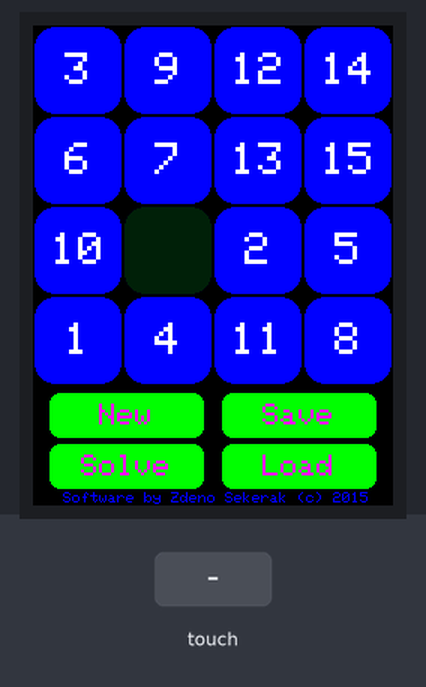
Bench run of a sketch on a simulated Arduino Uno, built with avr-gcc and run on an emulated ATmega328P. Parts: 240×320 colour display. Inputs (shaded band) come from the test bench. Random numbers use the default seed unless the sketch sets one; what the sketch prints to the serial monitor is not drawn.

Above: at 1.6 s.
1.7 s: touch panel pressed at 62 % / 10 % of its raw x / y range
At 1.76 s:
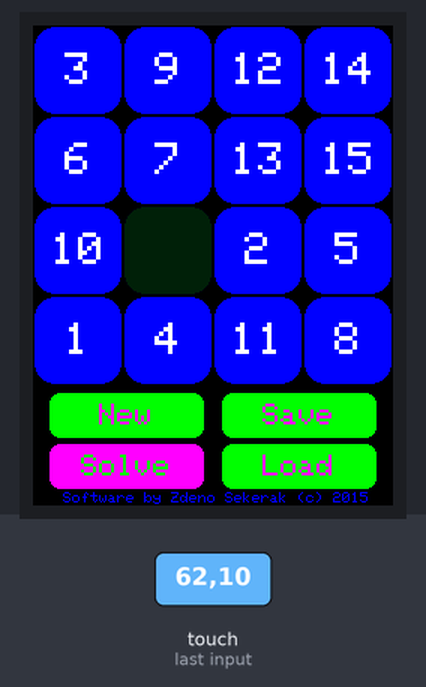
At 8.6 s:
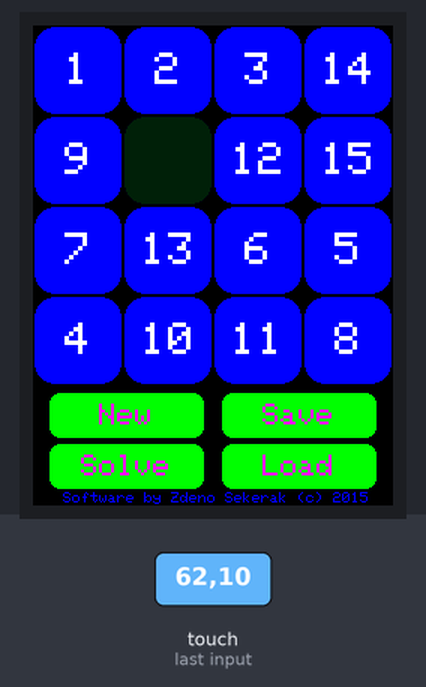

The sketch:

loyd15.ino
```cpp
// (licence header left out)
#include <stdint.h>
#include <EEPROM.h>
#include "TouchScreen.h"
#include <Adafruit_GFX.h>    // Core graphics library
#include <Adafruit_TFTLCD.h> // Hardware-specific library

#define LCD_CS A3 // Chip Select goes to Analog 3
#define LCD_CD A2 // Command/Data goes to Analog 2
#define LCD_WR A1 // LCD Write goes to Analog 1
#define LCD_RD A0 // LCD Read goes to Analog 0
#define LCD_RESET A4 // Can alternately just connect to Arduino's reset pin

#define YP A1  // must be an analog pin, use "An" notation!
#define XM A2  // must be an analog pin, use "An" notation!
#define YM 7   // can be a digital pin
#define XP 6   // can be a digital pin

#define TS_MINX    160
#define TS_MINY    140
#define TS_MAXX    880
#define TS_MAXY    940

// Assign human-readable names to some common 16-bit color values:
#define BLACK   0x0000
#define	GRAY    0x0101
#define	BLUE    0x001F
#define	RED     0xF800
#define	GREEN   0x07E0
#define CYAN    0x07FF
#define MAGENTA 0xF81F
#define YELLOW  0xFFE0
#define WHITE   0xFFFF

#define MIN_TOUCH       10
#define WIDTH           60    // width of button -> min( tft.width()/4, tft.height()/4)
#define HEIGHT          60    // height of button
#define _EEPROM_READ     0
#define _EEPROM_WRITE    1

#define MAX_MOVES       21    // for recursion (max=31), but 22 enought for all type
#define BLINK_TIME    1500    // blink solve button when solution takes a long time
#define SOLVE_DELAY    200    // time how long show press button in automatic
#define SOLVE_MAX_TIME  13    // time = SOLVE_MAX_TIME * BLINK_TIME
#define BUTTON_DELAY   300    // time how long show press button
#define SOLVE_APPROX    20    // number must be more like 16 and mean special moves
//#define DEBUG               // when you want see debug info in serial monitor

typedef enum T_enum_move {
  e_move_start,
  e_move_left,
  e_move_right,
  e_move_up,
  e_move_down,
};

typedef struct T_find_button {
  Adafruit_GFX_Button *button;
  unsigned long time;
  byte count;
};

typedef struct T_moves {
  byte count;
  byte solve;
  byte moves[MAX_MOVES];
};

// structure solve - strong packet because it use in recursion
typedef struct T_loyd {
  byte square[2][4];
  byte hole_x:4,
       hole_y:4;
  byte last_move:3,
       count: 5;
};

Adafruit_TFTLCD tft(LCD_CS, LCD_CD, LCD_WR, LCD_RD, LCD_RESET);
TouchScreen ts = TouchScreen(XP, YP, XM, YM, 300);

Adafruit_GFX_Button button[4][4];
Adafruit_GFX_Button button_new;
Adafruit_GFX_Button button_solve;
Adafruit_GFX_Button button_save;
Adafruit_GFX_Button button_load;

byte loyd[4][4];
byte moves;
char text[3];

// -----------------------------------------------------------------------------
// global variables for solve
T_moves win_moves;
T_moves akt_moves;
byte level;
byte solve_number;
byte border_y, border_x;
T_find_button fbutton;
byte solve_process[] = {SOLVE_APPROX + 1, 1, SOLVE_APPROX + 2, 2, SOLVE_APPROX + 3, 3, SOLVE_APPROX + 4, 4, 5, 6, 7, 8, 9, 13, 10, 11, 12, 14, 15 };
// -----------------------------------------------------------------------------

void solveRecursion(T_loyd loyd_solve, T_enum_move act_move);
T_enum_move oppositeMove(T_enum_move act_move);
// -----------------------------------------------------------------------------

#define GET_SOLVE(x,y)     ((loyd_solve.square[(x)/2][(y)] >> (((x)%2)? 0:4)) & 0x0F)
#define GETP_SOLVE(x,y)    ((loyd_solve->square[(x)/2][(y)] >> (((x)%2)? 0:4)) & 0x0F)
#define PUT_SOLVE(x,y,c)   (loyd_solve.square[(x)/2][(y)] = ((x)%2)? ((loyd_solve.square[(x)/2][(y)] & 0xF0) + (c)) : ((loyd_solve.square[(x)/(2)][(y)] & 0x0F) + ((c) << 4)) )


T_enum_move oppositeMove(T_enum_move act_move)
{
  switch( act_move )
  {
   case e_move_left  :  return e_move_right;
   case e_move_right :  return e_move_left;
   case e_move_up    :  return e_move_down;
   case e_move_down  :  return e_move_up;
   case e_move_start :
   default:             return e_move_up;
  }
}
// -----------------------------------------------------------------------------

bool isSolve(struct T_loyd *loyd_solve)
{
  byte number, y;

  // special for 1-4
  if( solve_number >= SOLVE_APPROX )
  {
    number = solve_number - SOLVE_APPROX;
    y = (number-1) /4;

    for(byte i=0; i<(number-1); i++)
    {
      if( GETP_SOLVE(i%4, i/4) != (i+1))
        return false;
    }
    for(byte i=0; i<4; i++)
    {
      if(( GETP_SOLVE(i, y) == number)
      || ( GETP_SOLVE(i, y+1) == number))
        return true;
    }
    return false;
  }

	// special for 13
  if( solve_number == 13 )
  {
     for(byte i=0; i<9; i++)
     {
       if( GETP_SOLVE(i%4, i/4) != (i+1))
          return false;
     }
     return (GETP_SOLVE(0,3) == 13);
  }

  for(byte i=0; i<solve_number; i++)
  {
    if( GETP_SOLVE(i%4, i/4) != (i+1))
      return false;
  }
  return true;
}
// -----------------------------------------------------------------------------

// most important function - do not touch if you don't know
void solveRecursion(T_loyd loyd_solve, T_enum_move act_move)
{
   // something already has and a long would it take, I resigned for ideal solution
   if(( win_moves.solve )
   && ( fbutton.count > SOLVE_MAX_TIME ))
   {
      return;
   }

   // add this move
   switch ( act_move )
   {
   case e_move_left  :
         PUT_SOLVE(loyd_solve.hole_x, loyd_solve.hole_y, GET_SOLVE(loyd_solve.hole_x-1, loyd_solve.hole_y));
         loyd_solve.hole_x--;
         break;
   case e_move_right :
         PUT_SOLVE(loyd_solve.hole_x, loyd_solve.hole_y, GET_SOLVE(loyd_solve.hole_x+1, loyd_solve.hole_y));
         loyd_solve.hole_x++;
         break;
   case e_move_up    :
         PUT_SOLVE(loyd_solve.hole_x, loyd_solve.hole_y, GET_SOLVE(loyd_solve.hole_x, loyd_solve.hole_y-1));
         loyd_solve.hole_y--;
         break;
   case e_move_down  :
         PUT_SOLVE(loyd_solve.hole_x, loyd_solve.hole_y, GET_SOLVE(loyd_solve.hole_x, loyd_solve.hole_y+1));
         loyd_solve.hole_y++;
         break;
   }

   PUT_SOLVE(loyd_solve.hole_x, loyd_solve.hole_y, 0);
   loyd_solve.last_move = act_move;
   akt_moves.moves[ loyd_solve.count++ ] = loyd_solve.hole_y*4 + loyd_solve.hole_x;

   // great - it is solve (one of the many)
   if( isSolve(&loyd_solve))
   {
      akt_moves.count = loyd_solve.count;
      win_moves = akt_moves;
#ifdef DEBUG
      Serial.print("  moves = ");
      Serial.println(win_moves.count);
#endif
      return;
   }

   // actually I have a shorter solutions, don't continue
   if(( loyd_solve.count + 1 ) >= win_moves.count )
   {
      return;
   }

   // button blink
   if(( fbutton.time + BLINK_TIME ) <= millis())
   {
      fbutton.time = millis();
      fbutton.count++;
      fbutton.button->press( !fbutton.button->isPressed());
      fbutton.button->drawButton( fbutton.button->isPressed());
   }

   // try all direction's
   if((oppositeMove( act_move ) != e_move_left )  && ( loyd_solve.hole_x != border_x )) solveRecursion(loyd_solve, e_move_left);
   if((oppositeMove( act_move ) != e_move_right ) && ( loyd_solve.hole_x != 3 ))        solveRecursion(loyd_solve, e_move_right);
   if((oppositeMove( act_move ) != e_move_up )    && ( loyd_solve.hole_y != border_y )) solveRecursion(loyd_solve, e_move_up);
   if((oppositeMove( act_move ) != e_move_down )  && ( loyd_solve.hole_y != 3 ))        solveRecursion(loyd_solve, e_move_down);
}
// -----------------------------------------------------------------------------

// initialize all structure for start solve
struct T_loyd initSolve(byte number)
{
   struct T_loyd loyd_solve;

   if( number >= SOLVE_APPROX )
     number -= SOLVE_APPROX;

   for(int y=0; y<4; y++)
    for(int x=0; x<4; x++)
    {
      PUT_SOLVE(x,y, loyd[x][y]);
      if(loyd[x][y] == 0)
      {
        loyd_solve.hole_x = x;
        loyd_solve.hole_y = y;
      }
      if(loyd[x][y] == number)
      {
        fbutton.button = &button[x][y];
      }
    }

    fbutton.count = 0;
    fbutton.time = millis();

    loyd_solve.last_move = e_move_start;
    loyd_solve.count = 0;

    win_moves.count = MAX_MOVES;
    win_moves.solve = false;
    akt_moves.count = 0;
    akt_moves.solve = true;
    return loyd_solve;
}
// -----------------------------------------------------------------------------

// show win moves
void viewSolve(struct T_moves* win_moves)
{
  byte x, y;
  byte xv, yv;

  fbutton.button->drawButton(false);

  for(int i=0; i<min(win_moves->count, MAX_MOVES); i++)
  {
    x = win_moves->moves[i] % 4;
    y = win_moves->moves[i] / 4;
    button[x][y].drawButton(true);
    delay(SOLVE_DELAY);

    // around is a free button
    if(freeButton(x, y, &xv, &yv))
    {
      changeButtons(x, y, xv, yv);
      redrawSquare(x, y, xv, yv);
      moves++;
    }
  }
}
// -----------------------------------------------------------------------------

void solveLoyd15()
{
   T_loyd loyd_solve;
   unsigned long time_sum = millis();

   border_x = 0;
   border_y = 0;
   moves = 0;

   for(int ii=0; ii< (sizeof(solve_process)/sizeof(solve_process[0])); ii++)
   {
     solve_number = solve_process[ii];
     loyd_solve = initSolve(solve_number);
#ifdef DEBUG
     Serial.print("solving ");
     Serial.println(solve_number);
#endif

     solveRecursion(loyd_solve, e_move_start);
     viewSolve(&win_moves);

     // reduce square border, will be quickly
     if( solve_number == 4 ) border_y = 1;
     if( solve_number == 8 ) border_y = 2;
     if( solve_number == 13 ) border_x = 1;
   }

#ifdef DEBUG
   Serial.print("time = "); Serial.print((millis()-time_sum) / 1000); Serial.println(" [s]");
#endif
}
// -----------------------------------------------------------------------------

// save/load play square to/from EEPROM
void EEPROM_modul(byte mode)
{
  if( mode == _EEPROM_WRITE )
  {
      for(int y=0; y<4; y++)
        for(int x=0; x<4;  x++)
           EEPROM.write(y*4+x, loyd[x][y]);

      EEPROM.write(sizeof(loyd), moves);
      EEPROM.write(sizeof(loyd) + sizeof(moves), level);
  }
  else
  {
      for(int y=0; y<4; y++)
        for(int x=0; x<4;  x++)
           loyd[x][y] = EEPROM.read(y*4+x);

      moves = EEPROM.read(sizeof(loyd));
      level = EEPROM.read(sizeof(loyd) + sizeof(moves));
  }
}
// -----------------------------------------------------------------------------

char* ConvertToChar(byte number)
{
  switch( level )
  {
    case 3:                                       // random
          number = random(1, number + 1);
          /* no break; */
    case 0:                                       // number
          if( number >= 10 )
          {
            text[0] = '0' + number / 10;
            text[1] = '0' + number % 10;
          }
          else
          {
            text[0] = '0' + number % 10;
            text[1] = '\0';
          }

          text[2] = '\0';
          break;
    case 1:                                       // alphabet
          text[0] = 'A' + number - 1;
          text[1] = '\0';
          break;
    case 2:                                       // hex
          if( number >= 10 )
            text[0] = 'A' + number - 9;
          else
            text[0] = '0' + number % 10;

          text[1] = '\0';
          break;
  }
  return text;
}
// -----------------------------------------------------------------------------

void redrawSquare(byte x, byte y, byte xv, byte yv)
{
  // in square?
  if((x != 0) || (y != 0) || (xv != 0) || (yv != 0))
  {
     button[x][y].initButton(&tft, WIDTH/2 + x*WIDTH, HEIGHT/2 + y*HEIGHT, WIDTH,HEIGHT, 1,GRAY, GRAY, "", 3);
     button[xv][yv].initButton(&tft, WIDTH/2 + xv*WIDTH, HEIGHT/2 + yv*HEIGHT, WIDTH,HEIGHT, 1,BLUE, WHITE, ConvertToChar(loyd[xv][yv]), 3);
     // show it
     button[x][y].drawButton(false);
     button[xv][yv].drawButton(false);
    return;
  }

  // all buttons
  for(int y=0; y<4; y++)
    for(int x=0; x<4; x++)
    {
      if( loyd[x][y] == 0 )
          button[x][y].initButton(&tft, WIDTH/2 + x*WIDTH, HEIGHT/2 + y*HEIGHT, WIDTH,HEIGHT, 1,GRAY, GRAY, "", 3);
      else
          button[x][y].initButton(&tft, WIDTH/2 + x*WIDTH, HEIGHT/2 + y*HEIGHT, WIDTH,HEIGHT, 1,BLUE, WHITE, ConvertToChar(loyd[x][y]), 3);

      // ok, show
      button[x][y].drawButton(false);
    }
}
// -----------------------------------------------------------------------------

// check if is possible solve it
bool isPossibleSolve()
{
  byte sum;
  byte test_array[16];

  for(int y=0; y<4; y++)
    for(int x=0; x<4; x++)
    {
      test_array[y*4+x] = loyd[x][y];
      // add row of empty
      if( loyd[x][y] == 0 )
          sum = (3-y);
    }

  // count smaller that I
  for(int i=0; i<16; i++)
  {
    for(int n=i+1; n<16; n++)
      if((test_array[n] < test_array[i])
      && (test_array[n] != 0 ))
         sum++;
  }

  // is even - then it is no possible
  return (sum % 2)? false: true;
}
// -----------------------------------------------------------------------------

// check if win
bool isWin()
{
  byte i=0;

  for(int y=0; y<4; y++)
    for(int x=0; x<4; x++)
    {
      if( ++i != loyd[x][y] )
         return (i==16)? true: false;
    }

  // all is ok
  return true;
}
// -----------------------------------------------------------------------------

void changeButtons(byte x, byte y, byte xv, byte yv)
{
  byte pom;

  pom = loyd[x][y];
  loyd[x][y] = loyd[xv][yv];
  loyd[xv][yv] = pom;
}
// -----------------------------------------------------------------------------

void mixLoyd15(void)
{
  byte x,y;

  // clear
  for(int y=0; y<4; y++)
    for(int x=0; x<4; x++)
    {
      loyd[x][y] = 0;
    }

  for(byte i=1; i<=15; i++)
  {
     x = random(0,4);
     y = random(0,4);
     while( loyd[x][y] != 0 )
     {
       x++;
       if( x>3 )
       {
         y++;
         x=0;
       }

       if( y>3 )
       {
         x=0;
         y=0;
       }

     } // while

     loyd[x][y] = i;
  }

  // when is not possible solve it then change 2 squares and try again
  while( !isPossibleSolve())
  {
    x = random(0,3);
    y = random(0,4);
    changeButtons(x,y,x+1,y);
  }
}
// -----------------------------------------------------------------------------

bool freeButton(byte x, byte y, byte *xv, byte *yv)
{
  // is in left?
  if((x>0) && (loyd[x-1][y] == 0))
  {
     *xv = x-1;
     *yv = y;
     return true;
  }

  // is in right?
  if((x<3) && (loyd[x+1][y] == 0))
  {
     *xv = x+1;
     *yv = y;
     return true;
  }

  // is in up?
  if((y>0) && (loyd[x][y-1] == 0))
  {
     *xv = x;
     *yv = y-1;
     return true;
  }

  // is in bellow?
  if((y<3) && (loyd[x][y+1] == 0))
  {
     *xv = x;
     *yv = y+1;
     return true;
  }

  return false;
}
// -----------------------------------------------------------------------------

void showWin()
{
  TSPoint p;

  for(int i=0; i<10; i++)
  {
    tft.fillRect(20, 100, 22*i, 11*i, BLACK);
    delay(30);
  }

  tft.setTextColor(YELLOW);
  tft.setTextSize(3);
  tft.setCursor(25, 108);
  tft.print(F(" Solve it!"));

  tft.setTextSize(2);
  tft.setCursor(30, 145);
  tft.print(F("need moves: "));
  tft.print(moves);

  tft.setTextSize(2);
  tft.setCursor(28, 171);
  tft.print(F("next level:"));
  level = (level+1) % 4;
  switch(level)
  {
    case 0:  tft.print("numb"); break;
    case 1:  tft.print("abcd"); break;
    case 2:  tft.print("hex");   break;
    case 3:  tft.print("rand");  break;  // numbers are randomize from <1,number>, never greather than number
  }

  do {
    p = ts.getPoint();
    pinMode(XM, OUTPUT);
    pinMode(YP, OUTPUT);
  }
  while( p.z < MIN_TOUCH );

  tft.fillRect(20, 100, 200, 100, BLACK);
}
// -----------------------------------------------------------------------------

void setup(void)
{
  Serial.begin(9600);
  Serial.println(F("Loyd 15 ver0.92. Software by Zdeno Sekerak (c) 2015."));
  randomSeed(analogRead(A0));

  tft.reset();
  tft.begin(tft.readID());
  tft.fillScreen(BLACK);

  mixLoyd15();
  moves = 0;
  level = 0;
  redrawSquare(0,0,0,0);

  // buttons
  button_new.initButton  (&tft,  62,260, 105,32, 1,GREEN, MAGENTA, "New", 2);
  button_solve.initButton(&tft,  62,294, 105,32, 1,GREEN, MAGENTA, "Solve", 2);
  button_save.initButton (&tft, 177,260, 105,32, 1,GREEN, MAGENTA, "Save", 2);
  button_load.initButton (&tft, 177,294, 105,32, 1,GREEN, MAGENTA, "Load", 2);

  button_new.drawButton(false);
  button_solve.drawButton(false);
  button_save.drawButton(false);
  button_load.drawButton(false);

  tft.setTextColor(BLUE);
  tft.setTextSize(1);
  tft.setCursor(20, 311);
  tft.print(F("Software by Zdeno Sekerak (c) 2015"));
}
// -----------------------------------------------------------------------------

void loop(void)
{
  TSPoint p = ts.getPoint();
  byte xv,yv;

  if( p.z > MIN_TOUCH )
  {
    pinMode(XM, OUTPUT);
    pinMode(YP, OUTPUT);

    p.x = map(p.x, TS_MINX, TS_MAXX, tft.width(), 0);
    p.y = map(p.y, TS_MINY, TS_MAXY, tft.height(), 0);

    if( button_new.contains(p.x, p.y))
    {
       button_new.drawButton(true);
       mixLoyd15();
       moves = 0;
       redrawSquare(0,0,0,0);
       button_new.drawButton(false);
       return;
    }

    if( button_solve.contains(p.x, p.y))
    {
       button_solve.drawButton(true);
       delay( BUTTON_DELAY/3 );
       button_solve.drawButton(false);
       solveLoyd15();
       showWin();
       redrawSquare(0,0,0,0);
       return;
    }

    if( button_save.contains(p.x, p.y))
    {
       button_save.drawButton(true);
       EEPROM_modul(_EEPROM_WRITE);
       delay( BUTTON_DELAY );
       button_save.drawButton(false);
       return;
    }

    if( button_load.contains(p.x, p.y))
    {
       button_load.drawButton(true);
       EEPROM_modul(_EEPROM_READ);
       redrawSquare(0,0,0,0);
       delay( BUTTON_DELAY/3 );
       button_load.drawButton(false);
       return;
    }

    for(int y=0; y<4; y++)
      for(int x=0; x<4; x++)
      {
        if( button[x][y].contains(p.x, p.y))
        {
          button[x][y].drawButton(true);
          delay( BUTTON_DELAY );
          // around is a free button
          if(freeButton(x, y, &xv, &yv))
          {
            moves++;
            changeButtons(x, y, xv, yv);
            redrawSquare(x, y, xv, yv);
            if( isWin())
            {
                showWin();
                redrawSquare(0,0,0,0);
            }
          }
          else
              button[x][y].drawButton(false);
        } // if button
      } // for
  } // if (touch)
}
// -----------------------------------------------------------------------------
```

Measured:
- after the input at 1.7 s, the display: changes at once (image 1)
